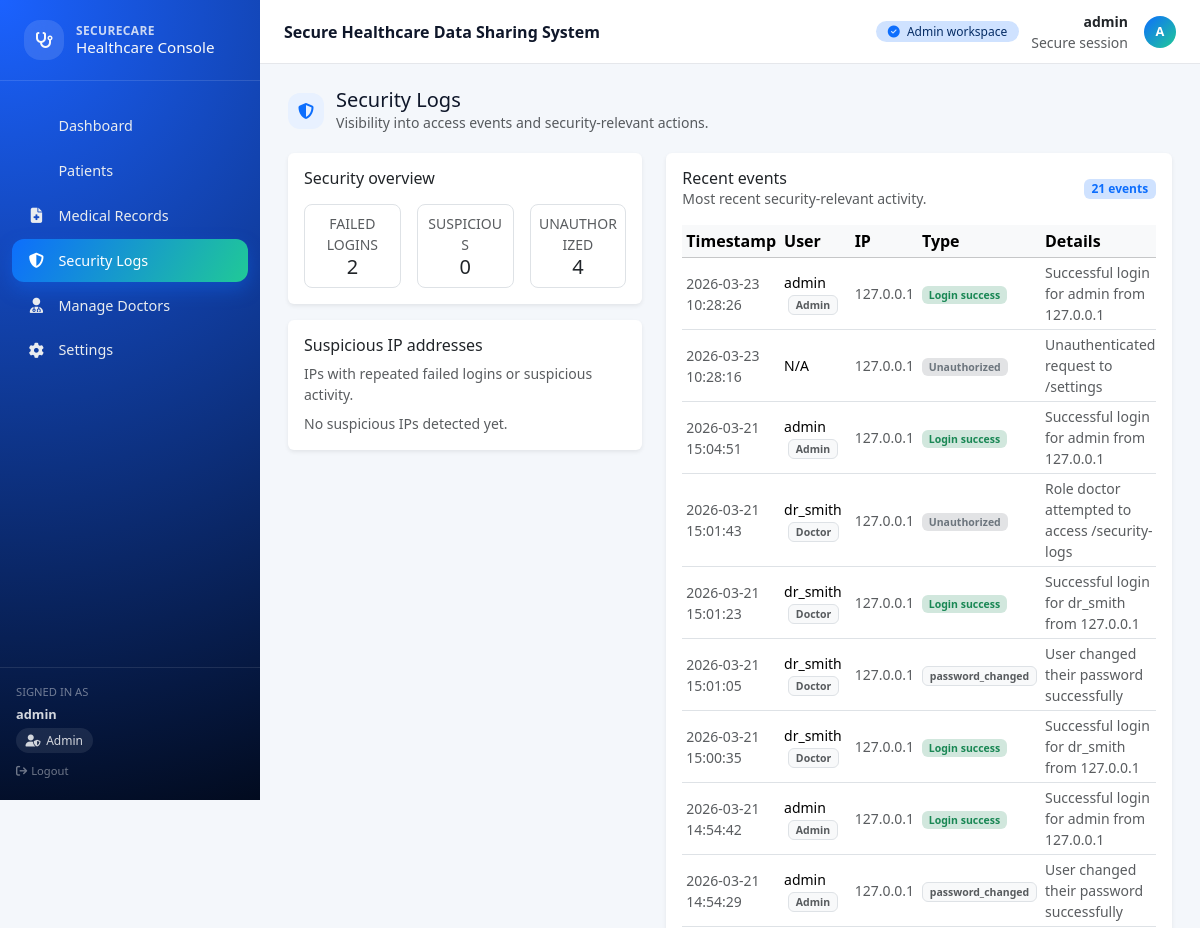
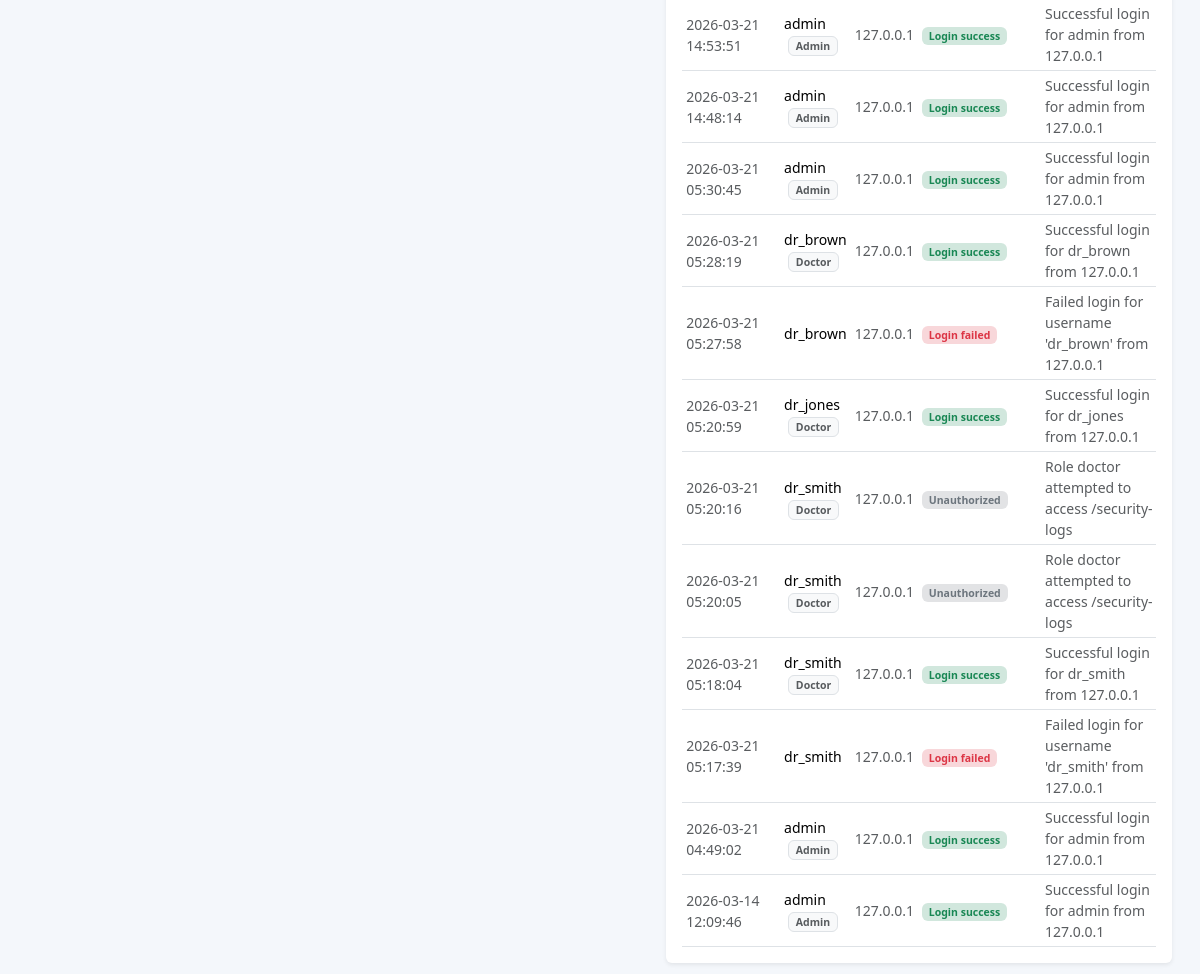
The app's page /security-logs (signed in) with its own data (2 pictures, top to bottom).
### tables this page shows
CREATE TABLE security_events (
            id INTEGER PRIMARY KEY AUTOINCREMENT,
            timestamp TEXT DEFAULT CURRENT_TIMESTAMP,
            username TEXT,
            role TEXT,
            ip_address TEXT,
            event_type TEXT NOT NULL,
            details TEXT
        );

### web/secure_healthcare/app.py (the view)
@app.route("/security-logs")
@login_required
@role_required("admin")
def security_logs():
    conn = get_db_connection()
    cur = conn.cursor()
    cur.execute(
        """
        SELECT timestamp, username, role, ip_address, event_type, details
        FROM security_events
        ORDER BY timestamp DESC
        LIMIT 200
        """
    )
    logs = cur.fetchall()
    cur.execute(
        """
        SELECT ip_address, COUNT(*) AS failures
        FROM security_events
        WHERE event_type IN ('login_failed', 'suspicious_activity')
          AND ip_address IS NOT NULL
        GROUP BY ip_address
        HAVING failures >= 3
        ORDER BY failures DESC
        """
    )
    suspicious_ips = cur.fetchall()
    cur.execute(
        """
        SELECT
            SUM(CASE WHEN event_type = 'login_failed' THEN 1 ELSE 0 END) AS failed_logins,
            SUM(CASE WHEN event_type = 'suspicious_activity' THEN 1 ELSE 0 END) AS suspicious_events,
            SUM(CASE WHEN event_type IN ('unauthenticated_access', 'unauthorized_access') THEN 1 ELSE 0 END)
                AS unauthorized_attempts
        FROM security_events
        """
    )
    aggregates = cur.fetchone()
    conn.close()
    stats = {
        "failed_logins": aggregates["failed_logins"] if aggregates else 0,
        "suspicious_events": aggregates["suspicious_events"] if aggregates else 0,
        "unauthorized_attempts": aggregates["unauthorized_attempts"] if aggregates else 0,
    }
    return render_template(
        "security_logs.html",
        logs=logs,
        suspicious_ips=suspicious_ips,
        stats=stats,
    )

### web/secure_healthcare/app.py (called while the page is built, shortened)
def get_db_connection():
    conn = sqlite3.connect(DB_NAME)
    conn.row_factory = sqlite3.Row
    return conn

@app.before_request
def make_session_secure() -> None:
    session.permanent = False

def login_required(f):
    @wraps(f)
    def decorated_function(*args, **kwargs):
        return f(*args, **kwargs)
    return decorated_function

def role_required(*roles):
    def decorator(f):
        @wraps(f)
        def decorated_function(*args, **kwargs):
            return f(*args, **kwargs)
        return decorated_function
    return decorator

### web/secure_healthcare/templates/security_logs.html (shortened to what this page needs)
{% extends "base.html" %}
{% block content %}
<div class="page-heading">
  <div class="page-heading-title">
    <div class="page-heading-icon">
      <i class="fa-solid fa-shield-halved"></i>
    </div>
    <div>
      <h1>Security Logs</h1>
      <div class="text-muted small">
        Visibility into access events and security-relevant actions.
      </div>
    </div>
  </div>
</div>
<div class="row g-3 g-lg-4">
  <div class="col-12 col-lg-5">
    <div class="card border-0 shadow-sm mb-3">
      <div class="card-body">
        <h2 class="h6 mb-3">Security overview</h2>
        <div class="row g-3">
          <div class="col-4">
            <div class="border rounded-3 p-2 text-center">
              <div class="small text-muted text-uppercase">Failed logins</div>
              <div class="h5 mb-0">{{ stats.failed_logins or 0 }}</div>
            </div>
          </div>
          <div class="col-4">
            <div class="border rounded-3 p-2 text-center">
              <div class="small text-muted text-uppercase">Suspicious</div>
              <div class="h5 mb-0">{{ stats.suspicious_events or 0 }}</div>
            </div>
          </div>
          <div class="col-4">
            <div class="border rounded-3 p-2 text-center">
              <div class="small text-muted text-uppercase">Unauthorized</div>
              <div class="h5 mb-0">{{ stats.unauthorized_attempts or 0 }}</div>
            </div>
          </div>
        </div>
      </div>
    </div>
    <div class="card border-0 shadow-sm">
      <div class="card-body">
        <h2 class="h6 mb-2">Suspicious IP addresses</h2>
        <p class="text-muted small mb-2">
          IPs with repeated failed logins or suspicious activity.
        </p>
        {% if suspicious_ips %}
        <div class="table-responsive">
          <table class="table table-sm align-middle mb-0">
            <thead class="table-light">
              <tr>
                <th scope="col">IP address</th>
                <th scope="col" class="text-end">Events</th>
              </tr>
            </thead>
            <tbody>
              {% for row in suspicious_ips %}
              <tr>
                <td class="small">{{ row.ip_address }}</td>
                <td class="text-end small">
                  <span class="badge bg-danger-subtle text-danger">
                    {{ row.failures }} events
                  </span>
                </td>
              </tr>
              {% endfor %}
            </tbody>
          </table>
        </div>
        {% else %}
        <div class="text-muted small">
          No suspicious IPs detected yet.
        </div>
        {% endif %}
      </div>
    </div>
  </div>
  <div class="col-12 col-lg-7">
    <div class="card border-0 shadow-sm">
      <div class="card-body">
        <div class="d-flex justify-content-between align-items-center mb-3">
          <div>
            <h2 class="h6 mb-0">Recent events</h2>
            <div class="text-muted small">Most recent security-relevant activity.</div>
          </div>
          <span class="badge bg-primary-subtle text-primary">
            {{ logs|length }} events
          </span>
        </div>
        {% if logs %}
        <div class="table-responsive">
          <table class="table table-sm align-middle mb-0">
            <thead class="table-light">
              <tr>
                <th scope="col">Timestamp</th>
                <th scope="col">User</th>
                <th scope="col">IP</th>
                <th scope="col">Type</th>
                <th scope="col">Details</th>
              </tr>
            </thead>
            <tbody>
              {% for log in logs %}
              <tr>
                <td class="small text-muted">{{ log.timestamp }}</td>
                <td class="small">
                  {{ log.username or "N/A" }}
                  {% if log.role %}
                  <span class="badge bg-light text-muted border ms-1">
                    {{ log.role|capitalize }}
                  </span>
                  {% endif %}
                </td>
                <td class="small text-muted">{{ log.ip_address or "N/A" }}</td>
                <td class="small">
                  {% set et = log.event_type %}
                  {% if et == "login_success" %}
                  <span class="badge bg-success-subtle text-success">Login success</span>
                  {% elif et == "login_failed" %}
                  <span class="badge bg-danger-subtle text-danger">Login failed</span>
                  {% elif et == "suspicious_activity" %}
                  <span class="badge bg-warning-subtle text-warning">Suspicious</span>
                  {% elif et in ["unauthenticated_access", "unauthorized_access"] %}
                  <span class="badge bg-secondary-subtle text-secondary">Unauthorized</span>
                  {% else %}
                  <span class="badge bg-light text-muted border">{{ et }}</span>
                  {% endif %}
                </td>
                <td class="small text-muted">{{ log.details }}</td>
              </tr>
              {% endfor %}
            </tbody>
          </table>
        </div>
        {% else %}
        <div class="text-center text-muted small py-4">
          No security events recorded yet.
        </div>
        {% endif %}
      </div>
    </div>
  </div>
</div>
{% endblock %}

### web/secure_healthcare/templates/base.html (style rules this page uses)
:root { --hospital-primary: #0d6efd; --hospital-primary-soft: #e8f1ff; --hospital-accent: #20c997; --hospital-bg: #f4f7fb; --hospital-sidebar: #061b3a; }
body { font-family: system-ui, -apple-system, BlinkMacSystemFont, "Segoe UI", sans-serif; background-color: var(--hospital-bg); min-height: 100vh; }
.page-heading { display: flex; align-items: center; justify-content: space-between; margin-bottom: 1.25rem; gap: 1rem; }
.page-heading-title { display: flex; align-items: center; gap: 0.75rem; }
.page-heading-icon { width: 36px; height: 36px; border-radius: 12px; background: var(--hospital-primary-soft); display: flex; align-items: center; justify-content: center; color: var(--hospital-primary); }
.page-heading h1 { font-size: 1.25rem; margin: 0; color: #0f172a; }

### records on screen
security_events: timestamp "2026-03-23 10:28:26", username "admin", role "Admin", ip_address "127.0.0.1", event_type "Login success", details "Successful login for admin from 127.0.0.1"
security_events: timestamp "2026-03-23 10:28:16", username "N/A", ip_address "127.0.0.1", shows "Unauthorized", details "Unauthenticated request to /settings"
security_events: timestamp "2026-03-21 15:04:51", username "admin", role "Admin", ip_address "127.0.0.1", event_type "Login success", details "Successful login for admin from 127.0.0.1"
security_events: timestamp "2026-03-21 15:01:43", username "dr_smith", role "Doctor", ip_address "127.0.0.1", shows "Unauthorized", details "Role doctor attempted to access /security-logs"
security_events: timestamp "2026-03-21 15:01:23", username "dr_smith", role "Doctor", ip_address "127.0.0.1", event_type "Login success", details "Successful login for dr_smith from 127.0.0.1"
security_events: timestamp "2026-03-21 15:01:05", username "dr_smith", role "Doctor", ip_address "127.0.0.1", event_type "password_changed", details "User changed their password successfully"
security_events: timestamp "2026-03-21 15:00:35", username "dr_smith", role "Doctor", ip_address "127.0.0.1", event_type "Login success", details "Successful login for dr_smith from 127.0.0.1"
security_events: timestamp "2026-03-21 14:54:42", username "admin", role "Admin", ip_address "127.0.0.1", event_type "Login success", details "Successful login for admin from 127.0.0.1"
security_events: timestamp "2026-03-21 14:54:29", username "admin", role "Admin", ip_address "127.0.0.1", event_type "password_changed", details "User changed their password successfully"
security_events: timestamp "2026-03-21 14:53:51", username "admin", role "Admin", ip_address "127.0.0.1", event_type "Login success", details "Successful login for admin from 127.0.0.1"
security_events: timestamp "2026-03-21 14:48:14", username "admin", role "Admin", ip_address "127.0.0.1", event_type "Login success", details "Successful login for admin from 127.0.0.1"
security_events: timestamp "2026-03-21 05:30:45", username "admin", role "Admin", ip_address "127.0.0.1", event_type "Login success", details "Successful login for admin from 127.0.0.1"
security_events: timestamp "2026-03-21 05:28:19", username "dr_brown", role "Doctor", ip_address "127.0.0.1", event_type "Login success", details "Successful login for dr_brown from 127.0.0.1"
security_events: timestamp "2026-03-21 05:27:58", username "dr_brown", ip_address "127.0.0.1", event_type "Login failed", details "Failed login for username 'dr_brown' from 127.0.0.1"
security_events: timestamp "2026-03-21 05:20:59", username "dr_jones", role "Doctor", ip_address "127.0.0.1", event_type "Login success", details "Successful login for dr_jones from 127.0.0.1"
security_events: timestamp "2026-03-21 05:20:16", username "dr_smith", role "Doctor", ip_address "127.0.0.1", shows "Unauthorized", details "Role doctor attempted to access /security-logs"
security_events: timestamp "2026-03-21 05:20:05", username "dr_smith", role "Doctor", ip_address "127.0.0.1", shows "Unauthorized", details "Role doctor attempted to access /security-logs"
security_events: timestamp "2026-03-21 05:18:04", username "dr_smith", role "Doctor", ip_address "127.0.0.1", event_type "Login success", details "Successful login for dr_smith from 127.0.0.1"
security_events: timestamp "2026-03-21 05:17:39", username "dr_smith", ip_address "127.0.0.1", event_type "Login failed", details "Failed login for username 'dr_smith' from 127.0.0.1"
security_events: timestamp "2026-03-21 04:49:02", username "admin", role "Admin", ip_address "127.0.0.1", event_type "Login success", details "Successful login for admin from 127.0.0.1"
security_events: timestamp "2026-03-14 12:09:46", username "admin", role "Admin", ip_address "127.0.0.1", event_type "Login success", details "Successful login for admin from 127.0.0.1"

### other values on screen
{{ session.get('username') }} "admin"
{{ session.get('user_role')|capitalize }} "Admin"
{{ session.get('username')[0]|upper if session.get('username') }} "A"
{{ stats.failed_logins or 0 }} "2"
{{ stats.suspicious_events or 0 }} "0"
{{ stats.unauthorized_attempts or 0 }} "4"
{{ logs|length }} "21"
